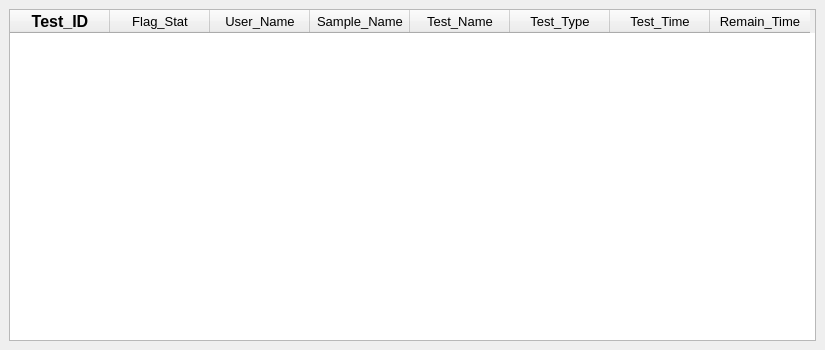
<?xml version="1.0" encoding="UTF-8"?>
<ui version="4.0">
 <class>MainWindow</class>
 <widget class="QMainWindow" name="MainWindow">
  <property name="geometry">
   <rect>
    <x>0</x>
    <y>0</y>
    <width>825</width>
    <height>350</height>
   </rect>
  </property>
  <property name="minimumSize">
   <size>
    <width>820</width>
    <height>300</height>
   </size>
  </property>
  <property name="maximumSize">
   <size>
    <width>830</width>
    <height>400</height>
   </size>
  </property>
  <property name="windowTitle">
   <string>MainWindow</string>
  </property>
  <widget class="QWidget" name="centralwidget">
   <layout class="QGridLayout" name="gridLayout">
    <item row="0" column="0">
     <widget class="QTableWidget" name="tableWidget">
      <property name="sizePolicy">
       <sizepolicy hsizetype="Expanding" vsizetype="Preferred">
        <horstretch>0</horstretch>
        <verstretch>0</verstretch>
       </sizepolicy>
      </property>
      <property name="font">
       <font>
        <pointsize>10</pointsize>
       </font>
      </property>
      <property name="layoutDirection">
       <enum>Qt::LeftToRight</enum>
      </property>
      <property name="verticalScrollBarPolicy">
       <enum>Qt::ScrollBarAsNeeded</enum>
      </property>
      <property name="autoScrollMargin">
       <number>16</number>
      </property>
      <property name="showGrid">
       <bool>true</bool>
      </property>
      <property name="gridStyle">
       <enum>Qt::SolidLine</enum>
      </property>
      <property name="sortingEnabled">
       <bool>false</bool>
      </property>
      <column>
       <property name="text">
        <string>Test_ID</string>
       </property>
       <property name="font">
        <font>
         <family>Yu Gothic UI</family>
         <pointsize>12</pointsize>
         <weight>75</weight>
         <italic>false</italic>
         <bold>true</bold>
        </font>
       </property>
       <property name="textAlignment">
        <set>AlignCenter</set>
       </property>
      </column>
      <column>
       <property name="text">
        <string>Flag_Stat</string>
       </property>
      </column>
      <column>
       <property name="text">
        <string>User_Name</string>
       </property>
      </column>
      <column>
       <property name="text">
        <string>Sample_Name</string>
       </property>
      </column>
      <column>
       <property name="text">
        <string>Test_Name</string>
       </property>
      </column>
      <column>
       <property name="text">
        <string>Test_Type</string>
       </property>
      </column>
      <column>
       <property name="text">
        <string>Test_Time</string>
       </property>
      </column>
      <column>
       <property name="text">
        <string>Remain_Time</string>
       </property>
      </column>
     </widget>
    </item>
   </layout>
  </widget>
 </widget>
 <resources/>
 <connections/>
</ui>
